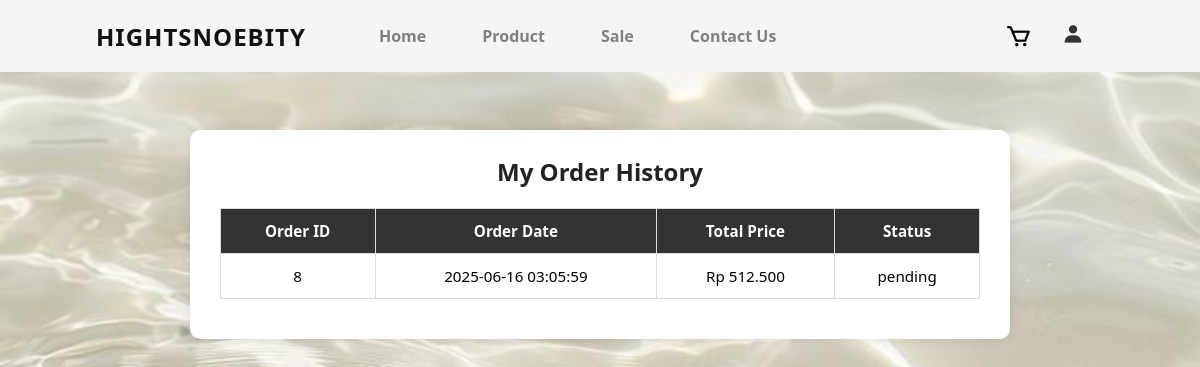
/orders.php (signed in), run on the app's committed database.
### tables this page shows
CREATE TABLE `orders` (
  `id` int(11) NOT NULL,
  `user_id` int(11) DEFAULT NULL,
  `order_date` datetime DEFAULT NULL,
  `status` enum('pending','paid','shipped','completed','canceled') DEFAULT 'pending',
  `total_price` decimal(10,2) DEFAULT NULL,
  `address` text DEFAULT NULL,
  `payment_method` varchar(50) DEFAULT NULL
);

### orders.php (the view, shortened to what this page needs)
<?php
include 'config.php';
$user = $_SESSION['user'];
$isAdmin = $user['role'] === 'admin';
if ($isAdmin) {
    $query = "SELECT o.*, u.email FROM orders o JOIN users u ON o.user_id = u.id ORDER BY o.order_date DESC";
    $result = $conn->query($query);
} else {
    $userId = $user['id'];
    $stmt = $conn->prepare("SELECT * FROM orders WHERE user_id = ? ORDER BY order_date DESC");
    $stmt->bind_param("i", $userId);
    $stmt->execute();
    $result = $stmt->get_result();
}
?>
<!DOCTYPE html>
<html lang="en">
<head>
    <link rel="stylesheet" href="css/orders.css">
</head>
<body>
<?php
if ($isAdmin) {
    include 'header-admin.php';
} else {
    include 'header.php';
}
?>
<section>
<div class="container">
    <h2><?= $isAdmin ? 'All Orders (Admin)' : 'My Order History' ?></h2>
    <table>
        <thead>
            <tr>
                <th>Order ID</th>
                <th>Order Date</th>
                <th>Total Price</th>
                <th>Status</th>
            </tr>
        </thead>
        <tbody>
            <?php while ($order = $result->fetch_assoc()): ?>
                <tr>
                    <td><?= $order['id'] ?></td>
                    <td><?= $order['order_date'] ?></td>
                    <td>Rp <?= number_format($order['total_price'], 0, ',', '.') ?></td>
                    <td><?= $order['status'] ?></td>
                </tr>
            <?php endwhile; ?>
        </tbody>
    </table>
</div>
</section>
</body>
</html>

### css/orders.css (style rules this page uses)
body { background: url("../images/views/background-2.jpg") no-repeat center center !important; background-size: cover !important; font-family: 'Segoe UI', sans-serif; padding: 30px; min-height: 100vh; }
.container { max-width: 900px; margin: 0 auto; background-color: #fff; padding: 25px 30px; border-radius: 10px; box-shadow: 0 0 12px rgb(0 0 0 / 0.1); }
h2 { margin-bottom: 20px; font-weight: 700; text-align: center; color: #222; }
table { width: 100%; border-collapse: collapse; margin-bottom: 15px; font-size: 0.95rem; min-width: 700px; }
thead tr { background-color: #333; color: #fff; }
th, td { padding: 12px 15px; border: 1px solid #ddd; text-align: center; vertical-align: middle; }

### css/FASHION.css (style rules this page uses)
* { padding: 0; margin: 0; box-sizing: border-box; list-style: none; text-decoration: none; scroll-behavior: smooth; }
:root { --background-color: #ffffff; --text-color: #111111; --main-color: #c8815f; --big-font: 4.5rem; --h2-font: 3.3rem; --h3-font: 2rem; --normal-font: 1rem; }
body { background: var(red); color: var(black); }
section { padding: 100px 14%; }
.container { position: relative; transition: all .40s ease; }

### data on the page
orders: id "8", order_date "2025-06-16 03:05:59", total_price "512.500", status "pending"
